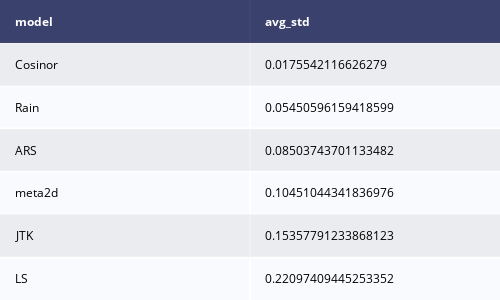

Notebook source saved alongside this figure:
### Code cell
#global std
import pandas as pd
import numpy as np
import plotly.figure_factory as ff
df_after_ind= pd.DataFrame()
for i in [1,2,3]:
    for j in [1,2,3]:
        filename=f"c{i}_n0{3*j}.csv"
        df_after = pd.read_csv(f"Out/{filename[:-4]}/metrics_{filename[:-4]}.csv")
        df_after['filename']=filename
        df_after_ind =pd.concat([df_after_ind,df_after])
models = ['ARS','JTK','LS','meta2d','Cosinor','Rain']
metrics = ["precision", "f1", "recall", "accuracy", "auc"]
df = pd.DataFrame(columns = ['model','avg_std'], dtype=float)
for model in models:
    res=[]
    for metric in metrics:
        std = df_after_ind[df_after_ind['model']==model][metric].std()
        res.append(std)
        #print(model,metric,std°
    #print(res)
    df =df.append({'model':model,'avg_std': np.array(res).mean()}, ignore_index=True)
fig1 = ff.create_table(df.sort_values(by='avg_std'))
fig1.update_layout(width=500, height=300)
fig1.show()

### Figure 1 — Plotly figure (JSON) as saved in the notebook; plotly's stock layout.template omitted (floating-point values rounded to 4 significant figures)
{"data": [{"colorscale": [[0, "#00083e"], [0.5, "#ededee"], [1, "#ffffff"]], "hoverinfo": "none", "opacity": 0.75, "showscale": false, "type": "heatmap", "z": [[0, 0], [0.5, 0.5], [1, 1], [0.5, 0.5], [1, 1], [0.5, 0.5], [1, 1]]}], "layout": {"annotations": [{"align": "left", "font": {"color": "#ffffff"}, "showarrow": false, "text": "<b>model</b>", "x": -0.45, "xanchor": "left", "xref": "x", "y": 0, "yref": "y"}, {"align": "left", "font": {"color": "#ffffff"}, "showarrow": false, "text": "<b>avg_std</b>", "x": 0.55, "xanchor": "left", "xref": "x", "y": 0, "yref": "y"}, {"align": "left", "font": {"color": "#000000"}, "showarrow": false, "text": "Cosinor", "x": -0.45, "xanchor": "left", "xref": "x", "y": 1, "yref": "y"}, {"align": "left", "font": {"color": "#000000"}, "showarrow": false, "text": "0.0175542116626279", "x": 0.55, "xanchor": "left", "xref": "x", "y": 1, "yref": "y"}, {"align": "left", "font": {"color": "#000000"}, "showarrow": false, "text": "Rain", "x": -0.45, "xanchor": "left", "xref": "x", "y": 2, "yref": "y"}, {"align": "left", "font": {"color": "#000000"}, "showarrow": false, "text": "0.05450596159418599", "x": 0.55, "xanchor": "left", "xref": "x", "y": 2, "yref": "y"}, {"align": "left", "font": {"color": "#000000"}, "showarrow": false, "text": "ARS", "x": -0.45, "xanchor": "left", "xref": "x", "y": 3, "yref": "y"}, {"align": "left", "font": {"color": "#000000"}, "showarrow": false, "text": "0.08503743701133482", "x": 0.55, "xanchor": "left", "xref": "x", "y": 3, "yref": "y"}, {"align": "left", "font": {"color": "#000000"}, "showarrow": false, "text": "meta2d", "x": -0.45, "xanchor": "left", "xref": "x", "y": 4, "yref": "y"}, {"align": "left", "font": {"color": "#000000"}, "showarrow": false, "text": "0.10451044341836976", "x": 0.55, "xanchor": "left", "xref": "x", "y": 4, "yref": "y"}, {"align": "left", "font": {"color": "#000000"}, "showarrow": false, "text": "JTK", "x": -0.45, "xanchor": "left", "xref": "x", "y": 5, "yref": "y"}, {"align": "left", "font": {"color": "#000000"}, "showarrow": false, "text": "0.15357791233868123", "x": 0.55, "xanchor": "left", "xref": "x", "y": 5, "yref": "y"}, {"align": "left", "font": {"color": "#000000"}, "showarrow": false, "text": "LS", "x": -0.45, "xanchor": "left", "xref": "x", "y": 6, "yref": "y"}, {"align": "left", "font": {"color": "#000000"}, "showarrow": false, "text": "0.22097409445253352", "x": 0.55, "xanchor": "left", "xref": "x", "y": 6, "yref": "y"}], "height": 300, "margin": {"b": 0, "l": 0, "r": 0, "t": 0}, "width": 500, "xaxis": {"dtick": 1, "gridwidth": 2, "showticklabels": false, "tick0": -0.5, "ticks": "", "zeroline": false}, "yaxis": {"autorange": "reversed", "dtick": 1, "gridwidth": 2, "showticklabels": false, "tick0": 0.5, "ticks": "", "zeroline": false}}}
